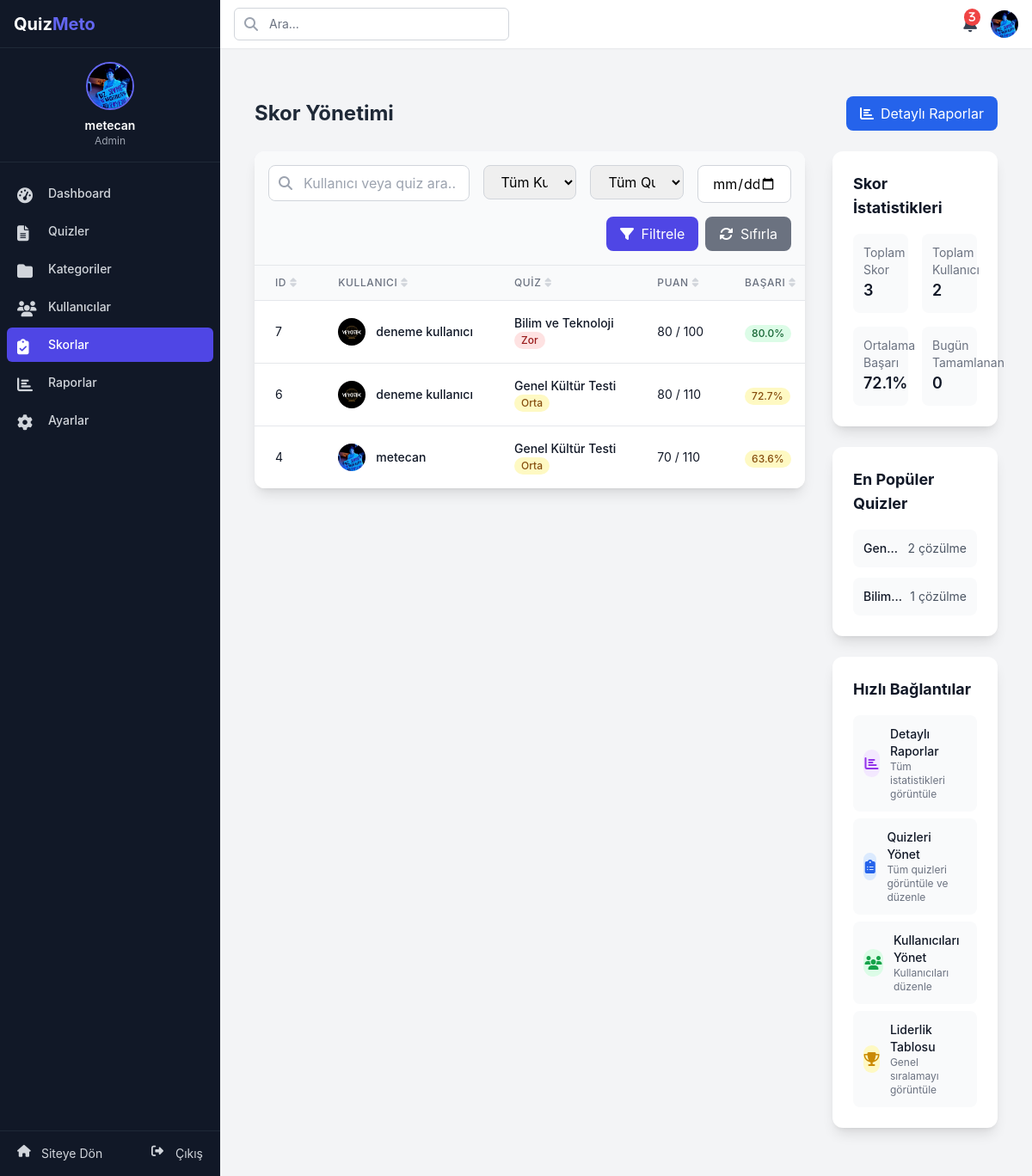
Screenshot of /admin/scores.php (signed in) with the database file from the repository.
### tables this page shows
CREATE TABLE `user_scores` (
  `id` int(11) NOT NULL,
  `user_id` int(11) NOT NULL,
  `quiz_id` int(11) NOT NULL,
  `score` int(11) NOT NULL,
  `completion_time` int(11) DEFAULT 0,
  `completed_at` timestamp NOT NULL DEFAULT current_timestamp()
);

CREATE TABLE `users` (
  `id` int(11) NOT NULL,
  `username` varchar(50) NOT NULL,
  `email` varchar(100) NOT NULL,
  `password` varchar(255) NOT NULL,
  `profile_image` varchar(255) DEFAULT NULL,
  `role` enum('user','admin') DEFAULT 'user',
  `created_at` timestamp NOT NULL DEFAULT current_timestamp()
);

CREATE TABLE `quizzes` (
  `id` int(11) NOT NULL,
  `title` varchar(100) NOT NULL,
  `description` text DEFAULT NULL,
  `category_id` int(11) DEFAULT NULL,
  `difficulty` enum('kolay','orta','zor') DEFAULT 'orta',
  `time_limit` int(11) DEFAULT 0,
  `question_count` int(11) DEFAULT 0,
  `participants` int(11) DEFAULT 0,
  `created_by` int(11) DEFAULT NULL,
  `created_at` timestamp NOT NULL DEFAULT current_timestamp()
);

### admin/scores.php (the view, shortened to what the rows shown need)
<?php
require_once '../config/db.php';
$user_filter = isset($_GET['user_id']) ? (int)$_GET['user_id'] : 0;
$quiz_filter = isset($_GET['quiz_id']) ? (int)$_GET['quiz_id'] : 0;
$date_filter = isset($_GET['date']) ? sanitize_input($_GET['date']) : '';
$search = isset($_GET['search']) ? sanitize_input($_GET['search']) : '';
$sort_by = isset($_GET['sort']) ? sanitize_input($_GET['sort']) : 'completed_at';
$sort_dir = isset($_GET['dir']) && $_GET['dir'] === 'asc' ? 'ASC' : 'DESC';
$page = isset($_GET['page']) ? (int)$_GET['page'] : 1;
$per_page = 15;
$offset = ($page - 1) * $per_page;
$conditions = [];
$params = [];
$where_clause = !empty($conditions) ? " WHERE " . implode(" AND ", $conditions) : "";
$sql = "SELECT us.*,
               u.username, u.profile_image,
               q.title as quiz_title, q.difficulty,
               (SELECT SUM(points) FROM questions WHERE quiz_id = us.quiz_id) as total_points,
               (us.score / (SELECT SUM(points) FROM questions WHERE quiz_id = us.quiz_id) * 100) as percentage
        FROM user_scores us
        LEFT JOIN users u ON us.user_id = u.id
        LEFT JOIN quizzes q ON us.quiz_id = q.id" .
        $where_clause .
        " ORDER BY " . ($sort_by === 'percentage' ? 'percentage' : ($sort_by === 'username' ? 'u.username' : ($sort_by === 'quiz_title' ? 'q.title' : "us.$sort_by"))) .
        " $sort_dir LIMIT $offset, $per_page";
$stmt = $pdo->prepare($sql);
$stmt->execute($params);
$scores = $stmt->fetchAll();
$popular_quizzes_stmt = $pdo->query("
    SELECT q.id, q.title, COUNT(us.id) as attempt_count
    FROM quizzes q
    JOIN user_scores us ON q.id = us.quiz_id
    GROUP BY q.id
    ORDER BY attempt_count DESC
    LIMIT 5
");
$popular_quizzes = $popular_quizzes_stmt->fetchAll();
include './includes/header.php';
?>
<div class="container mx-auto px-4 py-8">
    <div class="flex justify-between items-center mb-6">
        <h1 class="text-2xl font-bold text-gray-800">Skor Yönetimi</h1>
    </div>
    <div class="grid grid-cols-1 lg:grid-cols-4 gap-8">
        <div class="lg:col-span-3">
            <div class="bg-white rounded-xl shadow-lg overflow-hidden">
                <div class="overflow-x-auto">
                    <table class="min-w-full divide-y divide-gray-200">
                        <thead class="bg-gray-50">
                            <tr>
                                <th scope="col" class="px-6 py-3 text-left text-xs font-medium text-gray-500 uppercase tracking-wider">
                                    <a href="?sort=id&dir=<?php echo $sort_by === 'id' && $sort_dir === 'DESC' ? 'asc' : 'desc'; ?><?php echo !empty($search) ? '&search=' . urlencode($search) : ''; ?><?php echo $user_filter ? '&user_id=' . $user_filter : ''; ?><?php echo $quiz_filter ? '&quiz_id=' . $quiz_filter : ''; ?><?php echo $date_filter ? '&date=' . $date_filter : ''; ?>" class="flex items-center">
                                        ID
                                        <?php if ($sort_by === 'id'): ?>
                                            <i class="fas fa-sort-<?php echo $sort_dir === 'ASC' ? 'up' : 'down'; ?> ml-1"></i>
                                        <?php else: ?>
                                            <i class="fas fa-sort ml-1 text-gray-300"></i>
                                        <?php endif; ?>
                                    </a>
                                </th>
                                <th scope="col" class="px-6 py-3 text-left text-xs font-medium text-gray-500 uppercase tracking-wider">
                                    <a href="?sort=username&dir=<?php echo $sort_by === 'username' && $sort_dir === 'DESC' ? 'asc' : 'desc'; ?><?php echo !empty($search) ? '&search=' . urlencode($search) : ''; ?><?php echo $user_filter ? '&user_id=' . $user_filter : ''; ?><?php echo $quiz_filter ? '&quiz_id=' . $quiz_filter : ''; ?><?php echo $date_filter ? '&date=' . $date_filter : ''; ?>" class="flex items-center">
                                        Kullanıcı
                                        <?php if ($sort_by === 'username'): ?>
                                            <i class="fas fa-sort-<?php echo $sort_dir === 'ASC' ? 'up' : 'down'; ?> ml-1"></i>
                                        <?php else: ?>
                                            <i class="fas fa-sort ml-1 text-gray-300"></i>
                                        <?php endif; ?>
                                    </a>
                                </th>
                                <th scope="col" class="px-6 py-3 text-left text-xs font-medium text-gray-500 uppercase tracking-wider">
                                    <a href="?sort=quiz_title&dir=<?php echo $sort_by === 'quiz_title' && $sort_dir === 'DESC' ? 'asc' : 'desc'; ?><?php echo !empty($search) ? '&search=' . urlencode($search) : ''; ?><?php echo $user_filter ? '&user_id=' . $user_filter : ''; ?><?php echo $quiz_filter ? '&quiz_id=' . $quiz_filter : ''; ?><?php echo $date_filter ? '&date=' . $date_filter : ''; ?>" class="flex items-center">
                                        Quiz
                                        <?php if ($sort_by === 'quiz_title'): ?>
                                            <i class="fas fa-sort-<?php echo $sort_dir === 'ASC' ? 'up' : 'down'; ?> ml-1"></i>
                                        <?php else: ?>
                                            <i class="fas fa-sort ml-1 text-gray-300"></i>
                                        <?php endif; ?>
                                    </a>
                                </th>
                                <th scope="col" class="px-6 py-3 text-left text-xs font-medium text-gray-500 uppercase tracking-wider">
                                    <a href="?sort=score&dir=<?php echo $sort_by === 'score' && $sort_dir === 'DESC' ? 'asc' : 'desc'; ?><?php echo !empty($search) ? '&search=' . urlencode($search) : ''; ?><?php echo $user_filter ? '&user_id=' . $user_filter : ''; ?><?php echo $quiz_filter ? '&quiz_id=' . $quiz_filter : ''; ?><?php echo $date_filter ? '&date=' . $date_filter : ''; ?>" class="flex items-center">
                                        Puan
                                        <?php if ($sort_by === 'score'): ?>
                                            <i class="fas fa-sort-<?php echo $sort_dir === 'ASC' ? 'up' : 'down'; ?> ml-1"></i>
                                        <?php else: ?>
                                            <i class="fas fa-sort ml-1 text-gray-300"></i>
                                        <?php endif; ?>
                                    </a>
                                </th>
                                <th scope="col" class="px-6 py-3 text-left text-xs font-medium text-gray-500 uppercase tracking-wider">
                                    <a href="?sort=percentage&dir=<?php echo $sort_by === 'percentage' && $sort_dir === 'DESC' ? 'asc' : 'desc'; ?><?php echo !empty($search) ? '&search=' . urlencode($search) : ''; ?><?php echo $user_filter ? '&user_id=' . $user_filter : ''; ?><?php echo $quiz_filter ? '&quiz_id=' . $quiz_filter : ''; ?><?php echo $date_filter ? '&date=' . $date_filter : ''; ?>" class="flex items-center">
                                        Başarı
                                        <?php if ($sort_by === 'percentage'): ?>
                                            <i class="fas fa-sort-<?php echo $sort_dir === 'ASC' ? 'up' : 'down'; ?> ml-1"></i>
                                        <?php else: ?>
                                            <i class="fas fa-sort ml-1 text-gray-300"></i>
                                        <?php endif; ?>
                                    </a>
                                </th>
                            </tr>
                        </thead>
                        <tbody class="bg-white divide-y divide-gray-200">
                            <?php if (empty($scores)): ?>
                                <tr>
                                    <td colspan="8" class="px-6 py-12 text-center">
                                        <div class="text-gray-400 mb-4">
                                            <i class="fas fa-trophy text-5xl"></i>
                                        </div>
                                        <h3 class="text-lg font-medium text-gray-900 mb-1">Skor kaydı bulunamadı</h3>
                                        <p class="text-gray-500">Arama kriterlerinize uygun skor kaydı bulunamadı.</p>
                                    </td>
                                </tr>
                            <?php else: ?>
                                <?php foreach ($scores as $score): ?>
                                    <tr class="hover:bg-gray-50 transition-colors">
                                        <td class="px-6 py-4 whitespace-nowrap">
                                            <div class="text-sm text-gray-900"><?php echo $score['id']; ?></div>
                                        </td>
                                        <td class="px-6 py-4 whitespace-nowrap">
                                            <div class="flex items-center">
                                                <div class="flex-shrink-0 h-8 w-8">
                                                    <img class="h-8 w-8 rounded-full object-cover"
                                                         src="<?php echo !empty($score['profile_image']) ? '../' . $score['profile_image'] : '../assets/images/default-avatar.png'; ?>"
                                                         alt="<?php echo htmlspecialchars($score['username']); ?>">
                                                </div>
                                                <div class="ml-3">
                                                    <div class="text-sm font-medium text-gray-900">
                                                        <a href="?user_id=<?php echo $score['user_id']; ?>" class="hover:text-primary-600">
                                                            <?php echo htmlspecialchars($score['username']); ?>
                                                        </a>
                                                    </div>
                                                </div>
                                            </div>
                                        </td>
                                        <td class="px-6 py-4 whitespace-nowrap">
                                            <div class="text-sm font-medium text-gray-900">
                                                <a href="?quiz_id=<?php echo $score['quiz_id']; ?>" class="hover:text-primary-600">
                                                    <?php echo htmlspecialchars($score['quiz_title']); ?>
                                                </a>
                                            </div>
                                            <div class="text-xs text-gray-500">
                                                <span class="inline-flex items-center px-2 py-0.5 rounded-full text-xs font-medium
                                                      <?php echo $score['difficulty'] === 'kolay' ? 'bg-green-100 text-green-800' :
                                                              ($score['difficulty'] === 'orta' ? 'bg-yellow-100 text-yellow-800' :
                                                              'bg-red-100 text-red-800'); ?>">
                                                    <?php echo ucfirst($score['difficulty']); ?>
                                                </span>
                                            </div>
                                        </td>
                                        <td class="px-6 py-4 whitespace-nowrap">
                                            <div class="text-sm text-gray-900">
                                                <?php echo $score['score']; ?> / <?php echo $score['total_points']; ?>
                                            </div>
                                        </td>
                                        <td class="px-6 py-4 whitespace-nowrap">
                                            <?php
                                                $percentage = $score['percentage'];
                                                $class = $percentage >= 80 ? 'bg-green-100 text-green-800' :
                                                         ($percentage >= 50 ? 'bg-yellow-100 text-yellow-800' :
                                                         'bg-red-100 text-red-800');
                                            ?>
                                            <span class="inline-flex items-center px-2 py-0.5 rounded-full text-xs font-medium <?php echo $class; ?>">
                                                <?php echo number_format($percentage, 1); ?>%
                                            </span>
                                        </td>
                                    </tr>
                                <?php endforeach; ?>
                            <?php endif; ?>
                        </tbody>
                    </table>
                </div>
            </div>
        </div>
        <div class="lg:col-span-1">
            <?php if (!empty($popular_quizzes)): ?>
                <div class="bg-white rounded-xl shadow-lg p-6 mb-6">
                    <ul class="space-y-3">
                        <?php foreach ($popular_quizzes as $quiz): ?>
                            <li class="flex justify-between items-center p-3 bg-gray-50 rounded-lg">
                                <div class="text-sm font-medium text-gray-900 truncate pr-2">
                                    <a href="?quiz_id=<?php echo $quiz['id']; ?>" class="hover:text-primary-600">
                                        <?php echo htmlspecialchars($quiz['title']); ?>
                                    </a>
                                </div>
                                <div class="text-sm text-gray-600 whitespace-nowrap">
                                    <?php echo $quiz['attempt_count']; ?> çözülme
                                </div>
                            </li>
                        <?php endforeach; ?>
                    </ul>
                </div>
            <?php endif; ?>
        </div>
    </div>
</div>
<?php include './includes/footer.php'; ?>

### rows the page displays
user_scores: id "7", user.profile_image (picture), user.username "deneme kullanıcı", quiz.title "Bilim ve Teknoloji", quiz.difficulty "Zor", score "80", total_points "100", percentage "80.0"
user_scores: id "6", user.profile_image (picture), user.username "deneme kullanıcı", quiz.title "Genel Kültür Testi", quiz.difficulty "Orta", score "80", total_points "110", percentage "72.7"
user_scores: id "4", user.profile_image (picture), user.username "metecan", quiz.title "Genel Kültür Testi", quiz.difficulty "Orta", score "70", total_points "110", percentage "63.6"
quizzes: title "Gen…", attempt_count "2"
quizzes: title "Bilim…", attempt_count "1"

### other values shown
$_SESSION['username'] "metecan"
$stats['total_scores'] "3"
$stats['total_users_participated'] "2"
$stats['avg_score_percentage'] "72.1"
$stats['completed_today'] "0"
